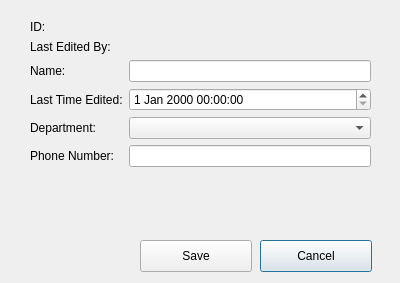
<?xml version="1.0" encoding="UTF-8"?>
<ui version="4.0">
 <class>CustodianForm</class>
 <widget class="QDialog" name="CustodianForm">
  <property name="geometry">
   <rect>
    <x>0</x>
    <y>0</y>
    <width>400</width>
    <height>283</height>
   </rect>
  </property>
  <property name="windowTitle">
   <string>Dialog</string>
  </property>
  <widget class="QWidget" name="layoutWidget">
   <property name="geometry">
    <rect>
     <x>30</x>
     <y>20</y>
     <width>341</width>
     <height>191</height>
    </rect>
   </property>
   <layout class="QFormLayout" name="formLayout">
    <item row="0" column="0">
     <widget class="QLabel" name="id_label">
      <property name="text">
       <string>ID:</string>
      </property>
     </widget>
    </item>
    <item row="0" column="1">
     <widget class="QLabel" name="id">
      <property name="text">
       <string/>
      </property>
     </widget>
    </item>
    <item row="1" column="0">
     <widget class="QLabel" name="LastEditedBy_label">
      <property name="text">
       <string>Last Edited By:</string>
      </property>
     </widget>
    </item>
    <item row="1" column="1">
     <widget class="QLabel" name="LastEditedBy">
      <property name="text">
       <string/>
      </property>
     </widget>
    </item>
    <item row="2" column="0">
     <widget class="QLabel" name="name_label">
      <property name="text">
       <string>Name:</string>
      </property>
     </widget>
    </item>
    <item row="2" column="1">
     <widget class="QLineEdit" name="Name"/>
    </item>
    <item row="3" column="0">
     <widget class="QLabel" name="LastTimeEdited_label">
      <property name="text">
       <string>Last Time Edited:</string>
      </property>
     </widget>
    </item>
    <item row="3" column="1">
     <widget class="QDateTimeEdit" name="lastTimeEdited"/>
    </item>
    <item row="4" column="0">
     <widget class="QLabel" name="Department_label">
      <property name="text">
       <string>Department:</string>
      </property>
     </widget>
    </item>
    <item row="4" column="1">
     <widget class="QComboBox" name="department"/>
    </item>
    <item row="5" column="0">
     <widget class="QLabel" name="label">
      <property name="text">
       <string>Phone Number:</string>
      </property>
     </widget>
    </item>
    <item row="5" column="1">
     <widget class="QLineEdit" name="phonenumber"/>
    </item>
   </layout>
  </widget>
  <widget class="QPushButton" name="cancel_button">
   <property name="geometry">
    <rect>
     <x>260</x>
     <y>240</y>
     <width>112</width>
     <height>32</height>
    </rect>
   </property>
   <property name="text">
    <string>Cancel</string>
   </property>
  </widget>
  <widget class="QPushButton" name="save_button">
   <property name="geometry">
    <rect>
     <x>140</x>
     <y>240</y>
     <width>112</width>
     <height>32</height>
    </rect>
   </property>
   <property name="text">
    <string>Save</string>
   </property>
  </widget>
 </widget>
 <resources/>
 <connections/>
</ui>
